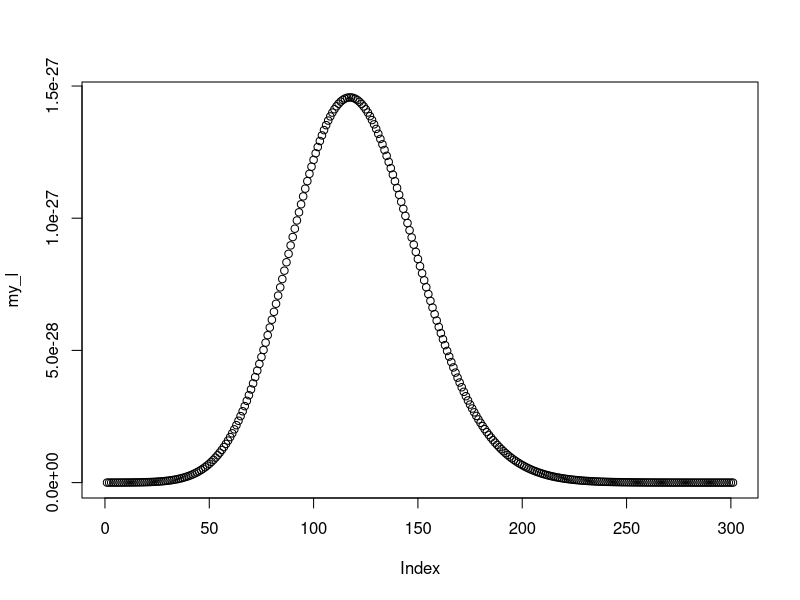

Recreate this plot in R. (Note: this script raises an error after producing the figure.)
## ---- chunk 1
# Let's say we believe that the mean of beta is 0.5. Since we are not very sure 
# about this, we will give it a relatively high variance. So a normal prior with 
# mean 0.5 and standard deviation 5. But there is no right solution to this,
# this is basically us expressing our prior belief in the parameter values.
set.seed(1)
inv_log <- function (z) {
  return (1 / (1 + exp(-z)))
}

x <- rnorm(100)
y <- x
y <- rbinom(100, size = 1, prob = inv_log(1.2 * x))

l_logistic <- function (beta, X, y) {
  logl <- -sum(y * log(inv_log(as.vector(beta %*% X))) + (1 - y) * log((1 - inv_log(as.vector(beta %*% X)))))
  if (is.nan(logl)) logl <- Inf
  return(logl)
}

my_optim <- optim(par = 0.5, fn = l_logistic, method = "L-BFGS-B",
                  lower = 0, upper = 10, X = x, y = y)
my_optim$par

f_logistic <- function (beta, X, y) {
  logl <- prod(inv_log(as.vector(beta %*% X))^y * (1 - inv_log(as.vector(beta %*% X)))^(1 - y))
  return(logl)
}

a <- seq(0, 3, by = 0.01)
my_l <- c()
for (i in a) {
  my_l <- c(my_l, f_logistic(i, x, y) * dnorm(i, 0.5, 5))
}
plot(my_l)

envlp <- 10^(-25.8) * dunif(a, -5, 5) # found by trial and error

tmp <- data.frame(envel = envlp, l = my_l, t = a)
tmp <- gather(tmp, key = "key", value = "value", - t)
ggplot(tmp, aes(x = t, y = value, color = key)) +
  geom_line() # envelope OK


set.seed(1)
nsamps <- 1000
samps  <- c()
for (i in 1:nsamps) {
  tmp <- runif(1, -5, 5)
  u   <- runif(1, 0, 1)
  if (u < (f_logistic(tmp, x, y) * dnorm(tmp, 0.5, 5)) / 
      (10^(-25.8) * dunif(tmp, -5, 5))) {
    samps <- c(samps, tmp)
  }
}
plot(density(samps))
mean(samps)
median(samps)

truth_p <- data.frame(x = x, prob = inv_log(1.2 * x), type = "truth")
preds   <- inv_log(x %*% t(samps))
preds   <- gather(cbind(as.data.frame(preds), x = x), key = "key", 
                  "value" = value, - x)

ggplot(preds, aes(x = x, y = value)) +
  geom_line(aes(group = key), color = "gray", alpha = 0.7) +
  geom_point(data = truth_p, aes(y = prob), color = "red", alpha = 0.7) +
  theme_bw()
